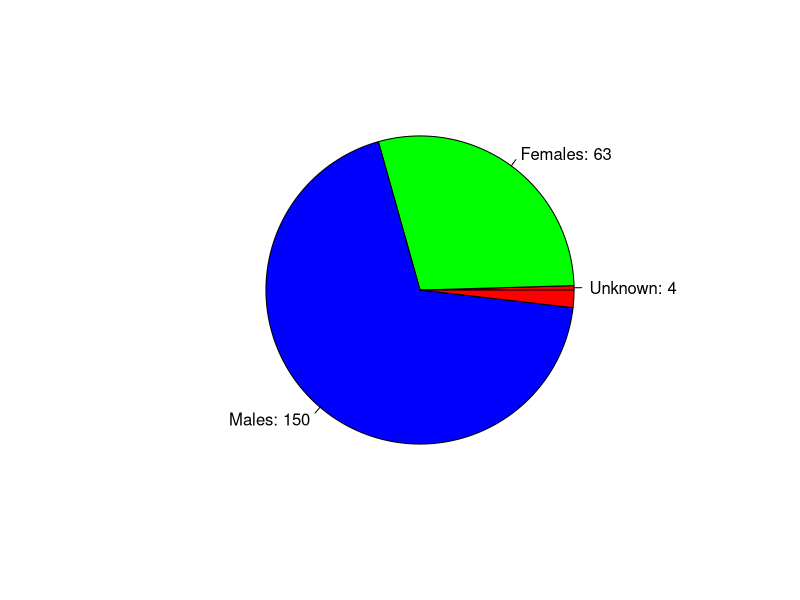
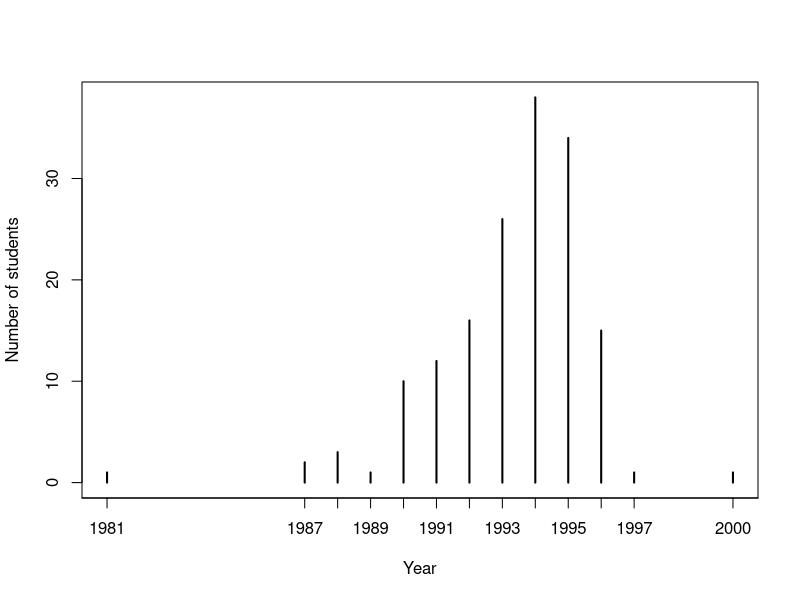
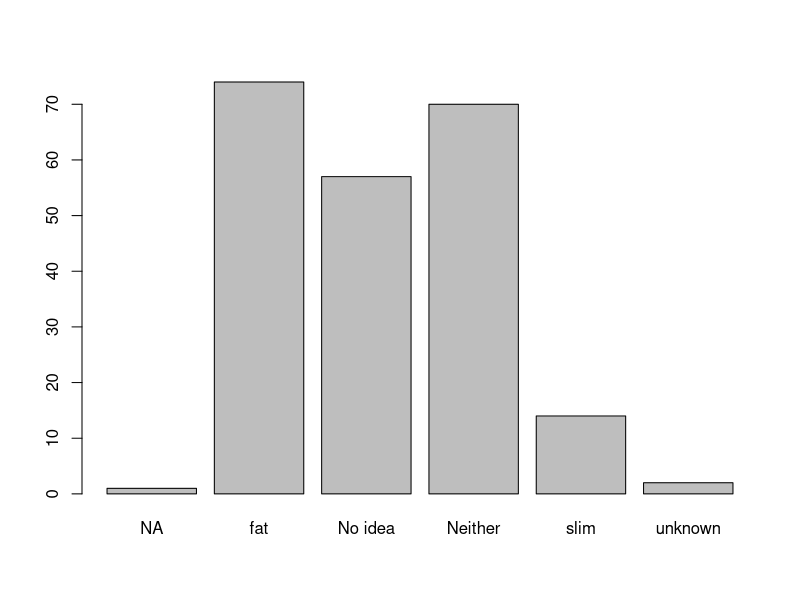

Source code (R) for these figures, in order: (Note: this script raises an error after producing the figures.)
## ---- chunk 1
knitr::opts_chunk$set(echo = TRUE)
## ---- chunk 2
data = read.csv('ODI-2018_clean.csv')
colnames(data)
## ---- chunk 3
nrow(data)
ncol(data)
## ---- chunk 4
pie(table(data$What.is.your.gender.), col = rainbow(3), labels = c("Unknown: 4","Females: 63","Males: 150"))
## ---- chunk 5
plot(table(data$birth_year), xlab = "Year", ylab = "Number of students", xlim = c(1981,2000))
## ---- chunk 6
choc = table(data$Chocolate.makes.you.....)
names(choc) = c("NA", "fat", "No idea", "Neither", "slim", "unknown")
barplot(choc)
## ---- chunk 7
summary(glm(data$What.is.your.gender.~data$Chocolate.makes.you....., family = 'binomial'))
